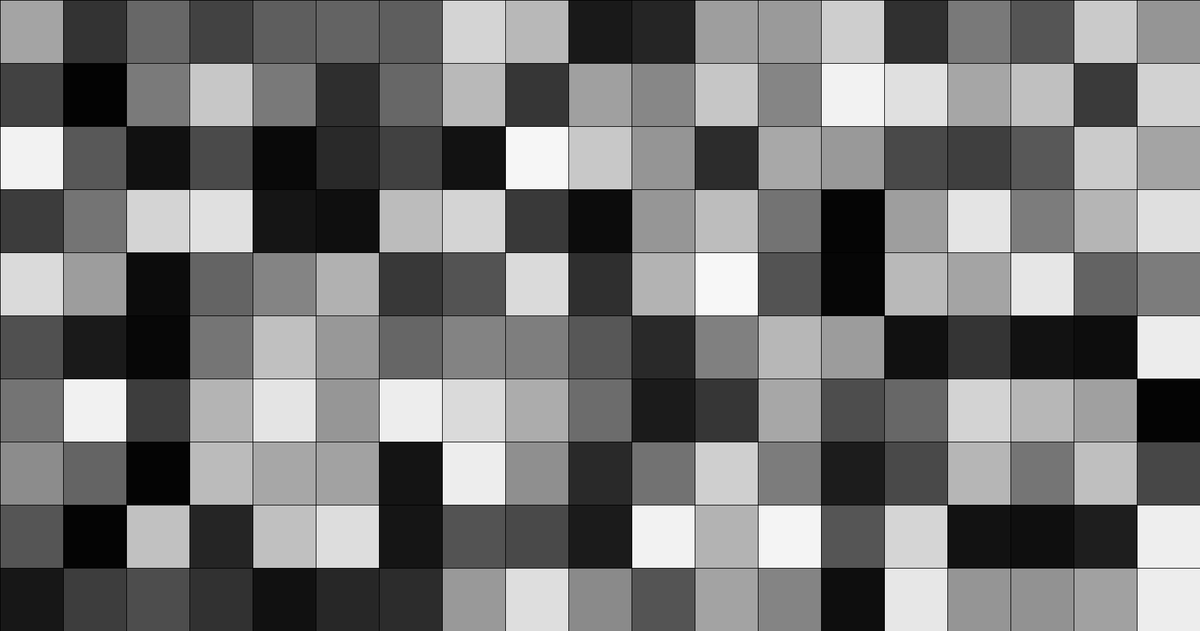
Frame 1 (no input)
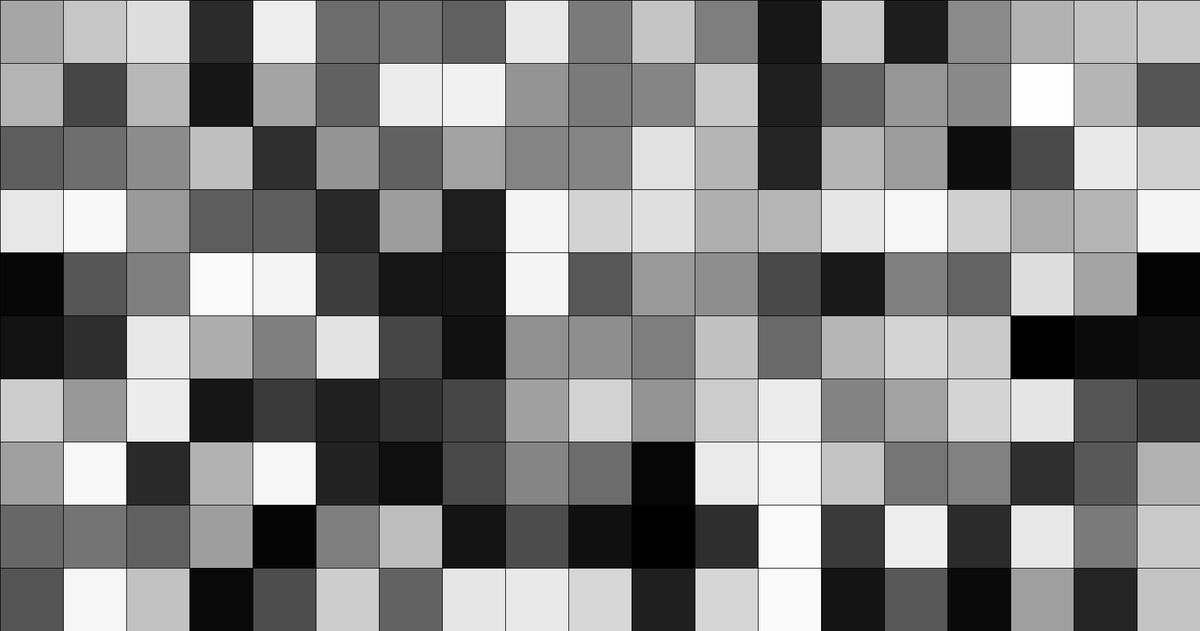
Frame 60 (the mouse pressed at the canvas centre just before this capture)
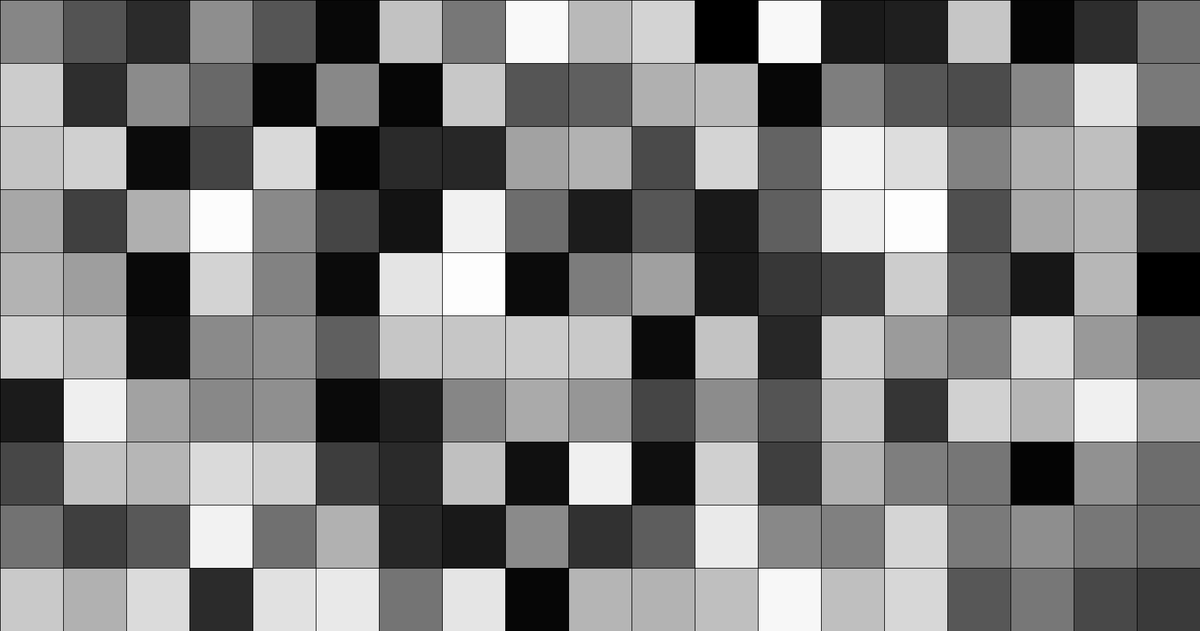
Frame 120 (the mouse held since frame 60 and released just before this capture)

The Processing sketch that drew these frames (run headless with seeded random() and noise(); from frame 60 on, the mouse is pressed at the canvas centre):

// Processing sketch: Lghts
// ── Lghts.pde
void setup() {
  size(1900, 1000);
  background(0);
}

void draw() {
  for (int x = 0; x < width; x = x + 100) {
    for (int y = 0; y < height; y = y + 100) {
      float r = random(0, 255);
      fill(r);
      stroke(0);
      rect(x, y, 100, 100);
    }
  }
}
